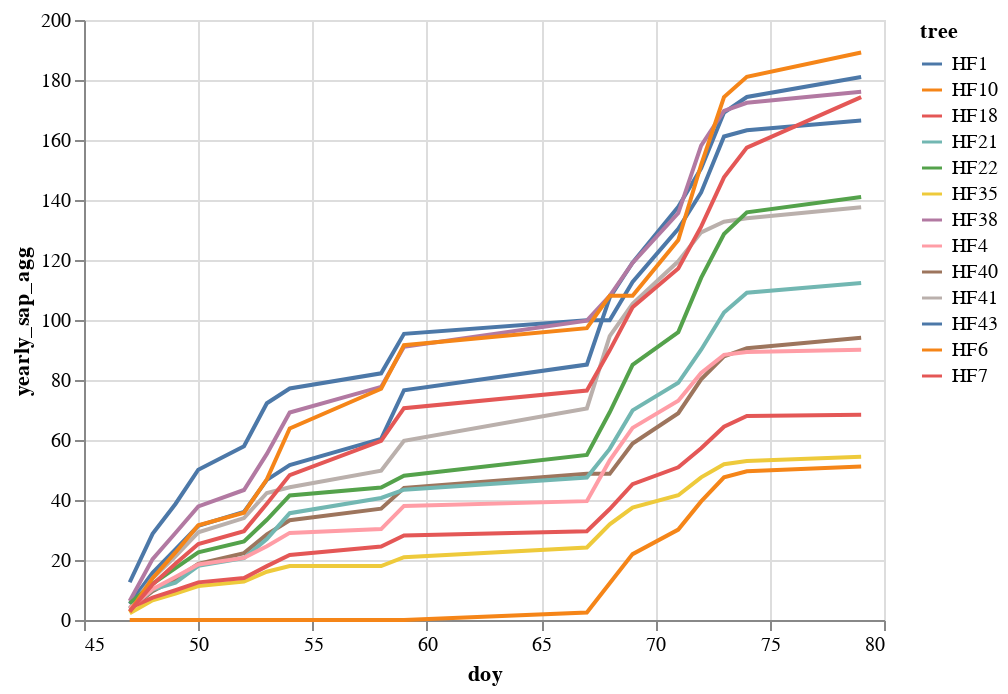

The notebook cell this image was saved under:
### Code cell
alt.Chart(
    stinson2019_df[(stinson2019_df["year_int"] == 2012)
    ]
).mark_line(color='black').encode(
    y="yearly_sap_agg:Q",
    x="doy",
    color='tree'
).transform_aggregate(
    yearly_sap_agg='sum(yearly_sap)',
    groupby=['doy','tree']
)

### Figure 1 — Vega-Lite specification as saved in the notebook (floating-point values rounded to 4 significant figures; data arrays with more than 128 entries replaced by an {"elided": "..."} marker saying what was removed)
{"config": {"view": {"continuousWidth": 400, "continuousHeight": 300}}, "data": {"name": "data-d36fdcf21e4b117df601daeceff44a0f"}, "mark": {"type": "line", "color": "black"}, "encoding": {"color": {"type": "nominal", "field": "tree"}, "x": {"type": "quantitative", "field": "doy"}, "y": {"type": "quantitative", "field": "yearly_sap_agg"}}, "transform": [{"aggregate": [{"op": "sum", "field": "yearly_sap", "as": "yearly_sap_agg"}], "groupby": ["doy", "tree"]}], "$schema": "https://vega.github.io/schema/vega-lite/v4.8.1.json", "datasets": {"data-d36fdcf21e4b117df601daeceff44a0f": {"elided": "391 records"}}}
